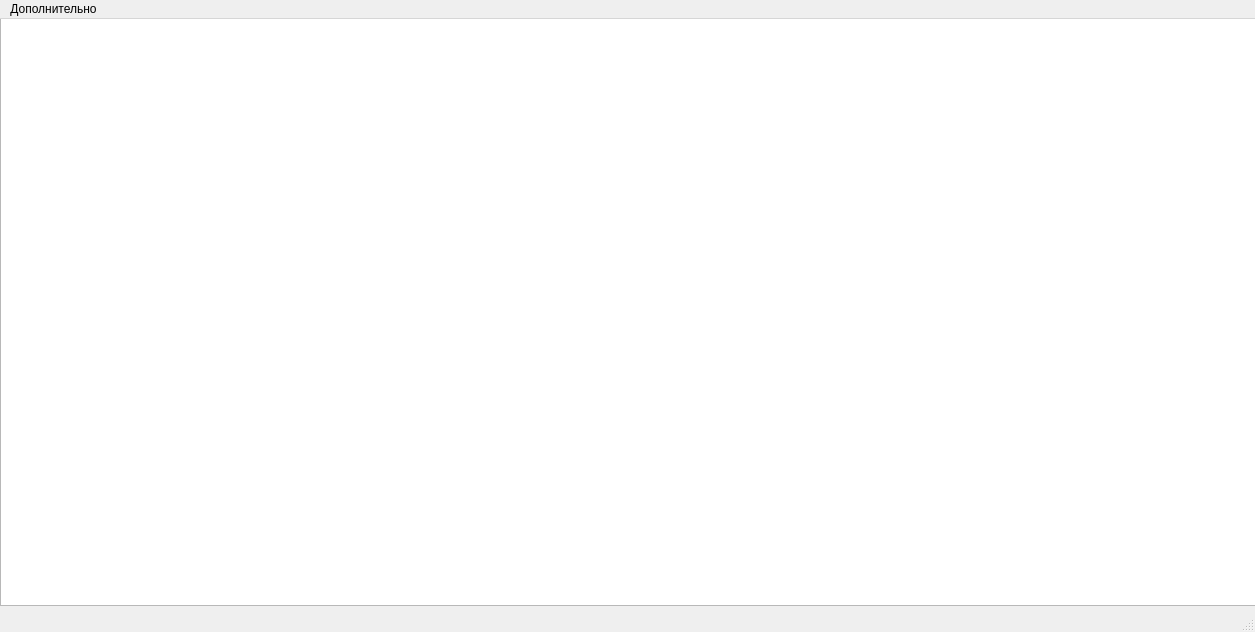
<?xml version="1.0" encoding="UTF-8"?>
<ui version="4.0">
 <class>MainWindow</class>
 <widget class="QMainWindow" name="MainWindow">
  <property name="enabled">
   <bool>true</bool>
  </property>
  <property name="geometry">
   <rect>
    <x>0</x>
    <y>0</y>
    <width>1255</width>
    <height>632</height>
   </rect>
  </property>
  <property name="minimumSize">
   <size>
    <width>1255</width>
    <height>632</height>
   </size>
  </property>
  <property name="maximumSize">
   <size>
    <width>1255</width>
    <height>632</height>
   </size>
  </property>
  <property name="windowTitle">
   <string>Lab2</string>
  </property>
  <widget class="QWidget" name="centralwidget">
   <widget class="QTableWidget" name="tableWidget">
    <property name="geometry">
     <rect>
      <x>0</x>
      <y>-4</y>
      <width>1261</width>
      <height>591</height>
     </rect>
    </property>
    <property name="lineWidth">
     <number>3</number>
    </property>
   </widget>
  </widget>
  <widget class="QMenuBar" name="menubar">
   <property name="enabled">
    <bool>true</bool>
   </property>
   <property name="geometry">
    <rect>
     <x>0</x>
     <y>0</y>
     <width>1255</width>
     <height>26</height>
    </rect>
   </property>
   <widget class="QMenu" name="menu">
    <property name="title">
     <string>Дополнительно</string>
    </property>
    <addaction name="action_2"/>
    <addaction name="action_3"/>
    <addaction name="action_4"/>
   </widget>
   <addaction name="menu"/>
  </widget>
  <widget class="QStatusBar" name="statusBar"/>
  <action name="action_2">
   <property name="text">
    <string>Обновить</string>
   </property>
  </action>
  <action name="action_3">
   <property name="text">
    <string>Информация о процессе</string>
   </property>
  </action>
  <action name="action_4">
   <property name="text">
    <string>Информация о файле</string>
   </property>
  </action>
 </widget>
 <resources/>
 <connections/>
</ui>
